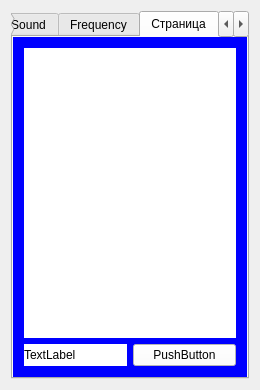
<?xml version="1.0" encoding="UTF-8"?>
<ui version="4.0">
 <class>MainWindow</class>
 <widget class="QMainWindow" name="MainWindow">
  <property name="geometry">
   <rect>
    <x>0</x>
    <y>0</y>
    <width>260</width>
    <height>390</height>
   </rect>
  </property>
  <property name="sizePolicy">
   <sizepolicy hsizetype="Fixed" vsizetype="Fixed">
    <horstretch>0</horstretch>
    <verstretch>0</verstretch>
   </sizepolicy>
  </property>
  <property name="windowTitle">
   <string>MainWindow</string>
  </property>
  <property name="styleSheet">
   <string notr="true"/>
  </property>
  <widget class="QWidget" name="centralWidget">
   <property name="enabled">
    <bool>true</bool>
   </property>
   <property name="sizePolicy">
    <sizepolicy hsizetype="Fixed" vsizetype="Fixed">
     <horstretch>0</horstretch>
     <verstretch>0</verstretch>
    </sizepolicy>
   </property>
   <property name="styleSheet">
    <string notr="true"/>
   </property>
   <layout class="QGridLayout" name="gridLayout_2">
    <item row="0" column="0">
     <widget class="QTabWidget" name="tabWidget">
      <property name="currentIndex">
       <number>2</number>
      </property>
      <property name="usesScrollButtons">
       <bool>true</bool>
      </property>
      <property name="documentMode">
       <bool>false</bool>
      </property>
      <property name="tabsClosable">
       <bool>false</bool>
      </property>
      <property name="movable">
       <bool>false</bool>
      </property>
      <property name="tabBarAutoHide">
       <bool>false</bool>
      </property>
      <widget class="QWidget" name="soundPage">
       <property name="styleSheet">
        <string notr="true">background-color: rgb(255, 255, 127);
</string>
       </property>
       <attribute name="title">
        <string>Sound</string>
       </attribute>
       <layout class="QGridLayout" name="gridLayout_3">
        <item row="0" column="0" colspan="2">
         <widget class="QCustomPlot" name="graphic1" native="true">
          <property name="styleSheet">
           <string notr="true">background-color: rgb(255, 255, 255);
</string>
          </property>
         </widget>
        </item>
        <item row="1" column="0">
         <widget class="QLabel" name="soundInfoLabel">
          <property name="styleSheet">
           <string notr="true">background-color: rgb(255, 255, 255);</string>
          </property>
          <property name="text">
           <string>TextLabel</string>
          </property>
         </widget>
        </item>
        <item row="1" column="1">
         <widget class="QPushButton" name="startButton1">
          <property name="styleSheet">
           <string notr="true">background-color: rgb(255, 255, 255);</string>
          </property>
          <property name="text">
           <string>PushButton</string>
          </property>
         </widget>
        </item>
       </layout>
      </widget>
      <widget class="QWidget" name="freqPage">
       <property name="styleSheet">
        <string notr="true">background-color: rgb(85, 170, 127);</string>
       </property>
       <attribute name="title">
        <string>Frequency</string>
       </attribute>
       <layout class="QGridLayout" name="gridLayout">
        <item row="0" column="0" colspan="2">
         <widget class="QCustomPlot" name="graphic2" native="true">
          <property name="styleSheet">
           <string notr="true">background-color: rgb(255, 255, 255);</string>
          </property>
         </widget>
        </item>
        <item row="1" column="0">
         <widget class="QLabel" name="label2">
          <property name="styleSheet">
           <string notr="true">background-color: rgb(255, 255, 255);</string>
          </property>
          <property name="text">
           <string>TextLabel</string>
          </property>
         </widget>
        </item>
        <item row="1" column="1">
         <widget class="QPushButton" name="startButton2">
          <property name="styleSheet">
           <string notr="true">background-color: rgb(255, 255, 255);</string>
          </property>
          <property name="text">
           <string>PushButton</string>
          </property>
         </widget>
        </item>
       </layout>
      </widget>
      <widget class="QWidget" name="lightPage">
       <property name="styleSheet">
        <string notr="true">background-color: rgb(0, 0, 255);</string>
       </property>
       <attribute name="title">
        <string>Страница</string>
       </attribute>
       <layout class="QGridLayout" name="gridLayout_4">
        <item row="1" column="0">
         <widget class="QLabel" name="lightLabelInfo">
          <property name="styleSheet">
           <string notr="true">background-color: rgb(255, 255, 255);</string>
          </property>
          <property name="text">
           <string>TextLabel</string>
          </property>
         </widget>
        </item>
        <item row="1" column="1">
         <widget class="QPushButton" name="startButton3">
          <property name="styleSheet">
           <string notr="true">background-color: rgb(255, 255, 255);
</string>
          </property>
          <property name="text">
           <string>PushButton</string>
          </property>
         </widget>
        </item>
        <item row="0" column="0" colspan="2">
         <widget class="QCustomPlot" name="graphic3" native="true">
          <property name="styleSheet">
           <string notr="true">background-color: rgb(255, 255, 255);</string>
          </property>
         </widget>
        </item>
       </layout>
      </widget>
      <widget class="QWidget" name="infoPage">
       <property name="styleSheet">
        <string notr="true">background-color: rgb(170, 255, 255);
</string>
       </property>
       <attribute name="title">
        <string>About us</string>
       </attribute>
      </widget>
     </widget>
    </item>
   </layout>
  </widget>
 </widget>
 <layoutdefault spacing="6" margin="11"/>
 <customwidgets>
  <customwidget>
   <class>QCustomPlot</class>
   <extends>QWidget</extends>
   <header>qcustomplot.h</header>
   <container>1</container>
  </customwidget>
 </customwidgets>
 <resources/>
 <connections/>
</ui>
